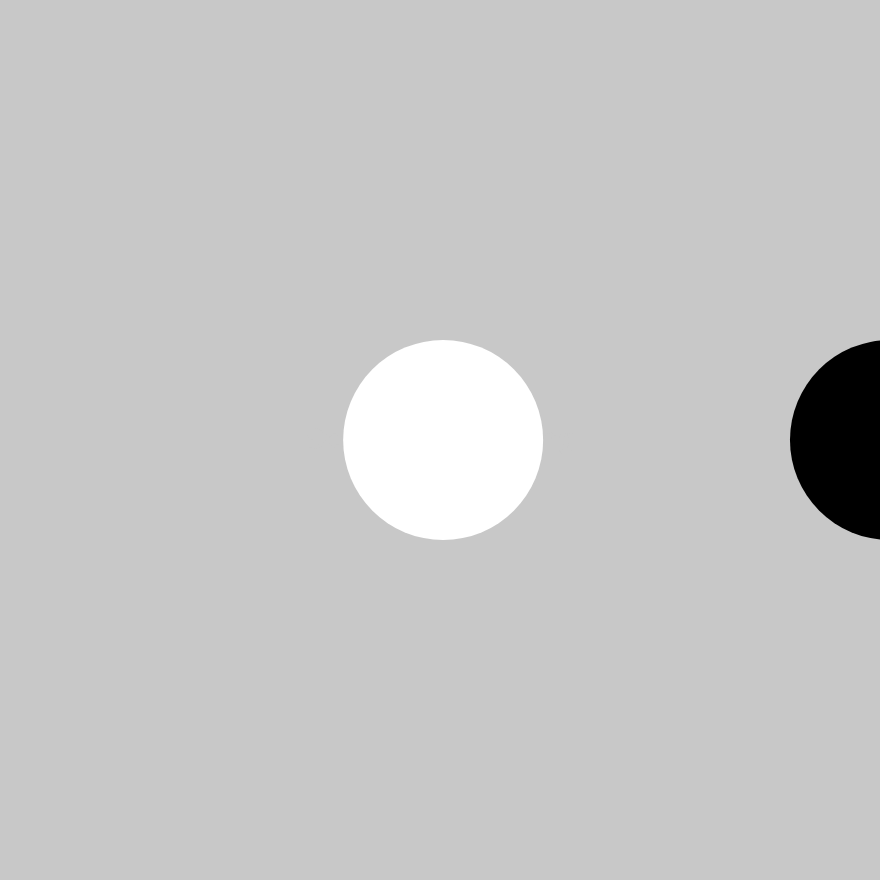
Frame 1 (no input)
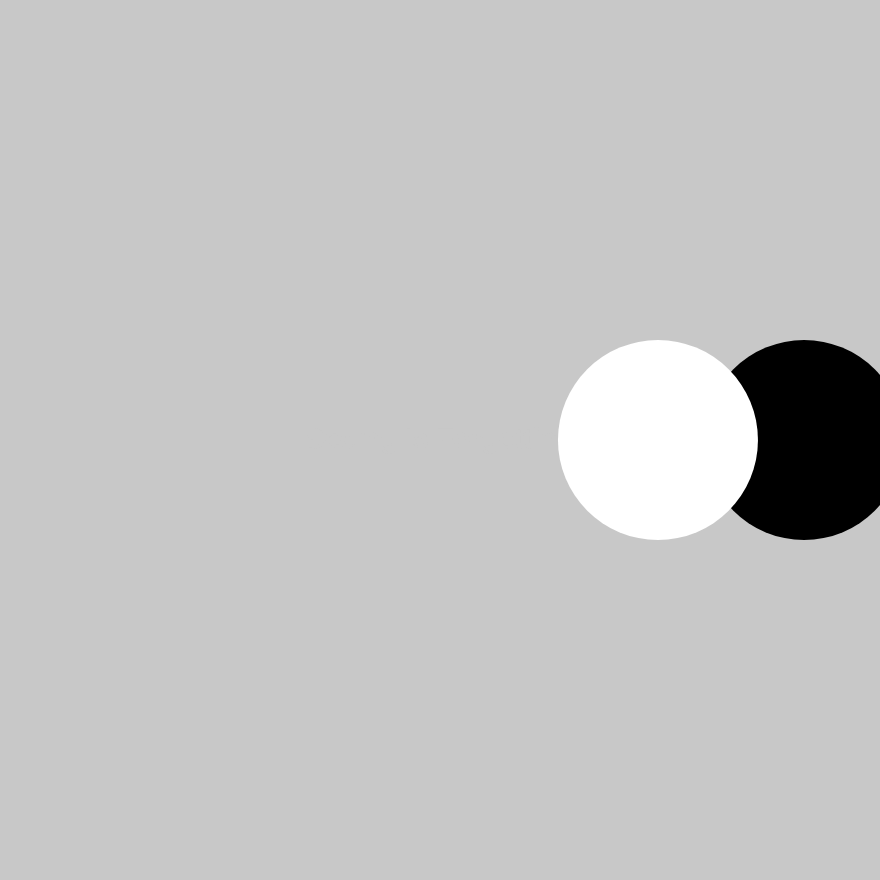
Frame 60 (no input)
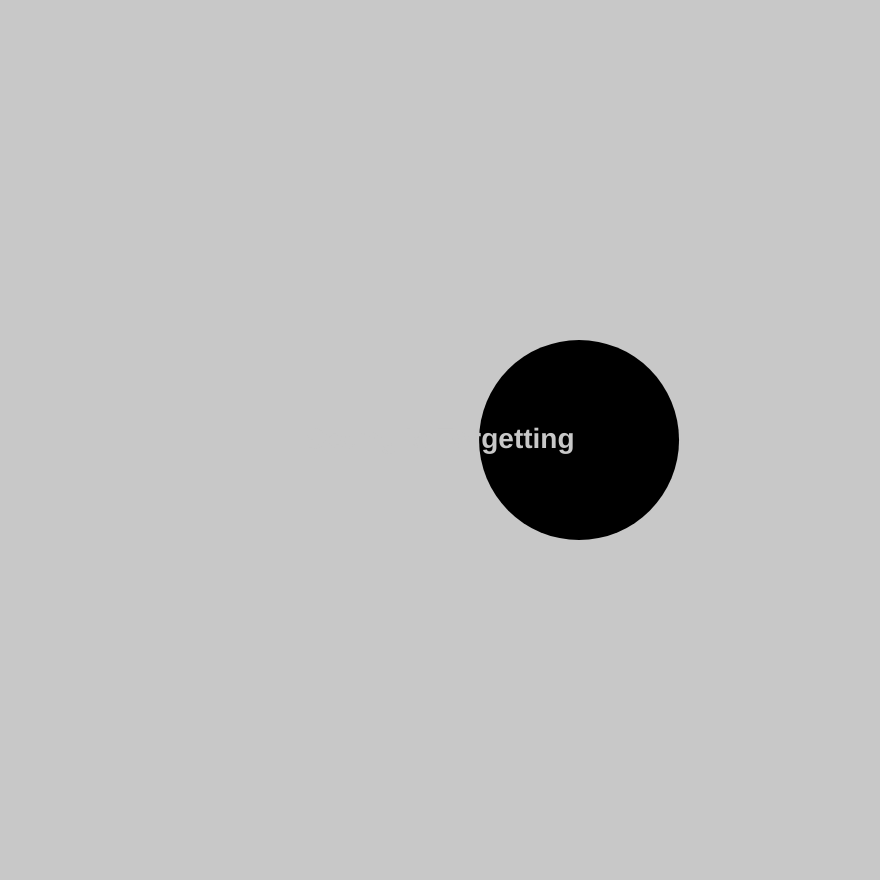
Frame 120 (the mouse pressed at the canvas centre since frame 60)

The p5.js sketch that drew these frames (run headless with seeded random() and noise() and a simulated clock; from frame 60 on, the mouse is pressed at the canvas centre):

// p5.js sketch
// ── sketch.js
// p5.js
function setup(){
    createCanvas(880, 880);
}


function draw() {
    background(200);
    
    push();
    noStroke();
    fill(0);
    let wave1 = cos(radians(millis() * 0.036));
    ellipse(width/2 + wave1 * 450, height/2, 200, 200);
    pop();

    push();
    textFont("sans-serif");
    fill(200);
    textSize(28);
    textAlign(CENTER, CENTER);
    textStyle(BOLD);
    text("Seeing Is Forgetting", width/2, height/2);
    pop();

    push();
    noStroke();
    fill(255);
    //let wave2 = tan(radians(frameCount));
    let wave2 = tan(radians(millis() * 0.036));
    ellipse(width/2 + wave2 * 300, height/2, 200, 200);
    pop();
    
}
